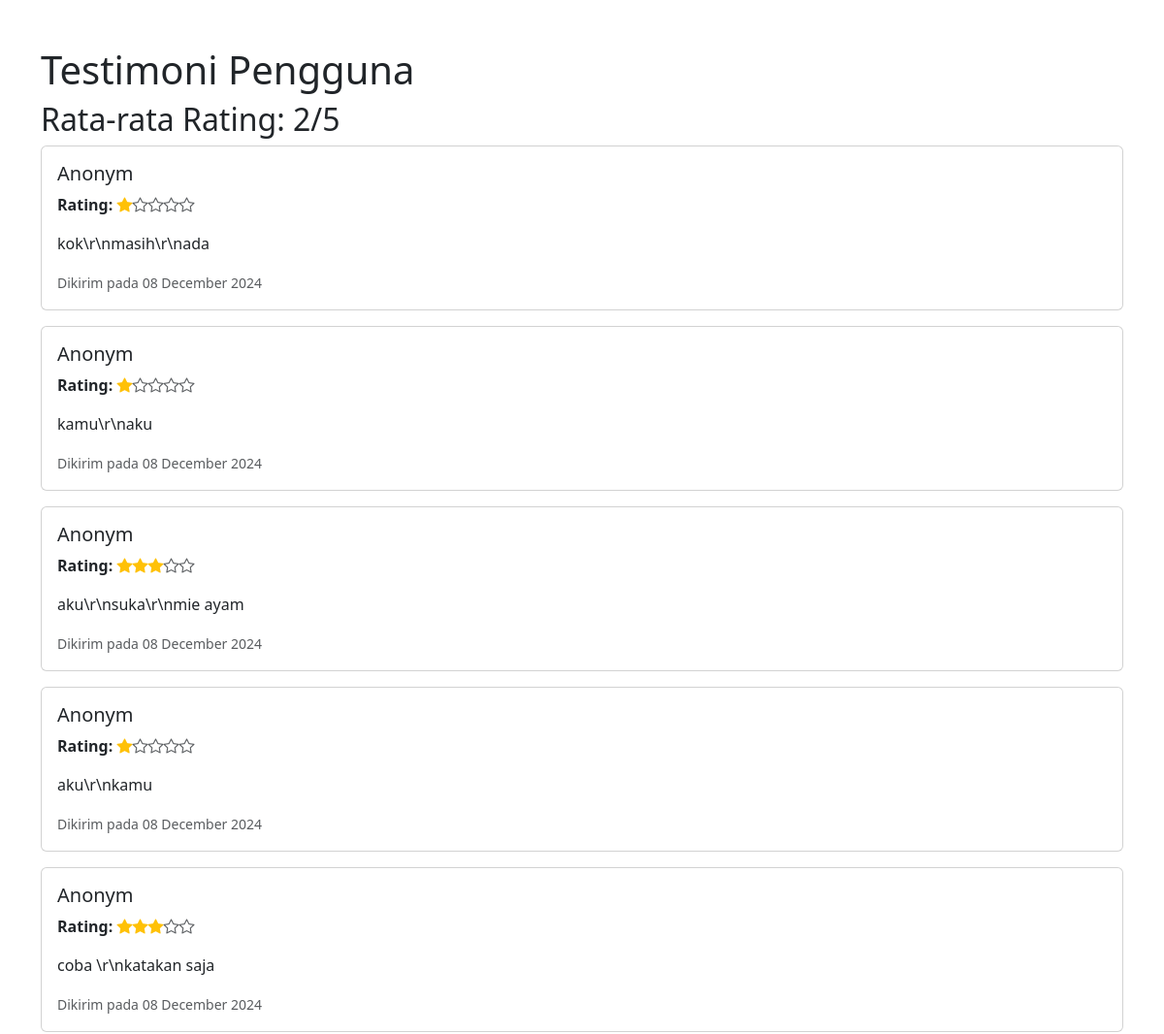
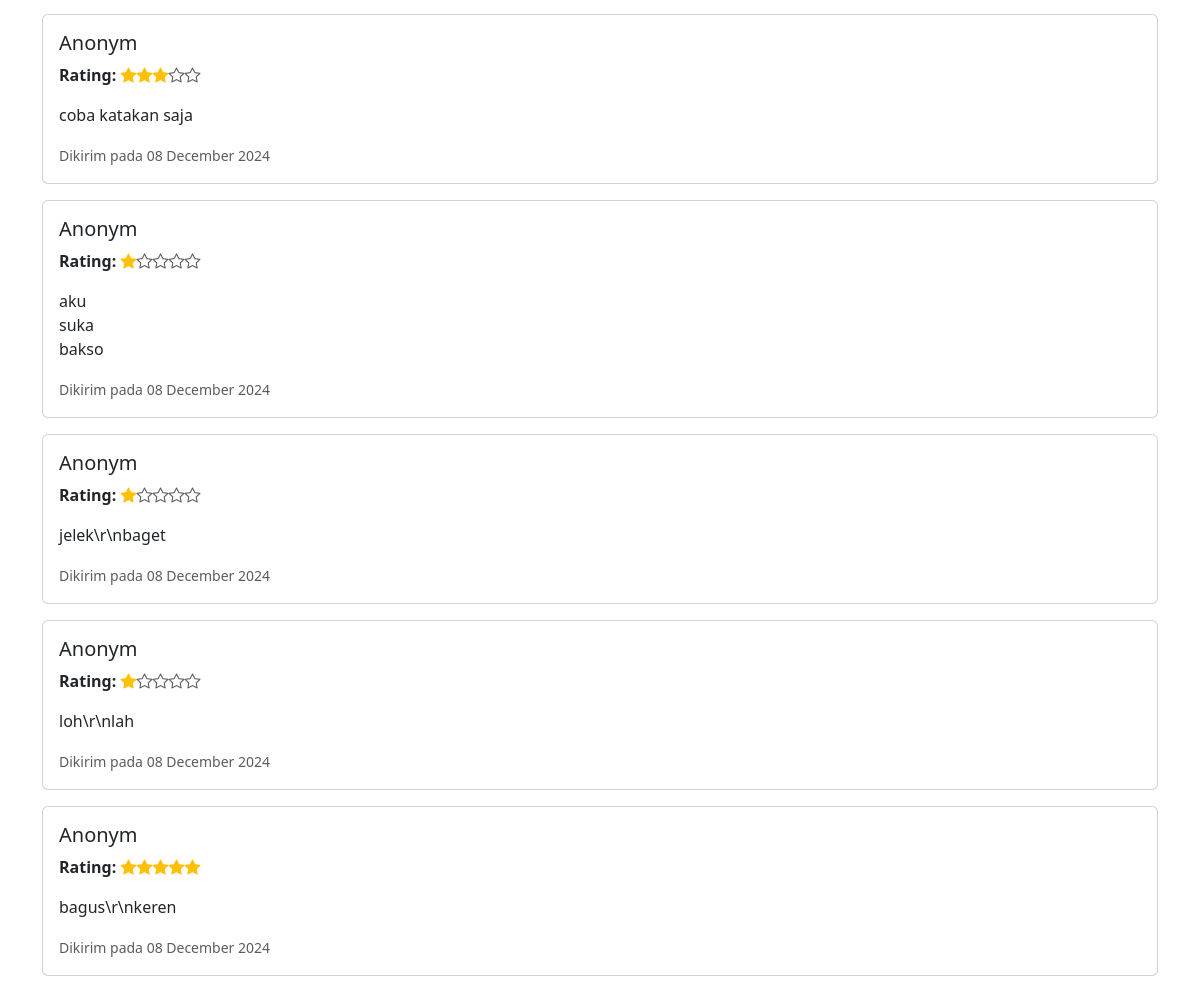
The page /page/testimoni.php on the database its author committed (2 pictures, top to bottom).
### tables this page shows
CREATE TABLE `rating_testimoni` (
  `id` int(11) NOT NULL,
  `pengguna_id` int(11) NOT NULL,
  `nama_pengguna` varchar(255) NOT NULL,
  `rating` int(11) NOT NULL,
  `testimoni` longtext DEFAULT NULL,
  `tanggal` timestamp NOT NULL DEFAULT current_timestamp()
);

### page/testimoni.php (the view, shortened to what this page needs)
<?php
include('../includes/koneksidb.php');
$sql = "SELECT * FROM rating_testimoni ORDER BY tanggal DESC";
$result = mysqli_query($conn, $sql);
$avg_sql = "SELECT AVG(rating) AS rata_rata FROM rating_testimoni";
$avg_result = mysqli_query($conn, $avg_sql);
$avg_row = mysqli_fetch_assoc($avg_result);
$rata_rata_rating = $avg_row['rata_rata'] ? round($avg_row['rata_rata'], 2) : 0;
function tampilkan_rating($rating) {
    $full_stars = floor($rating);
    $half_star = ($rating - $full_stars) >= 0.5 ? true : false;
    $empty_stars = 5 - $full_stars - ($half_star ? 1 : 0);
    $stars = '';
    for ($i = 0; $i < $full_stars; $i++) {
        $stars .= '<span class="bi bi-star-fill text-warning"></span>';
    }
    for ($i = 0; $i < $empty_stars; $i++) {
        $stars .= '<span class="bi bi-star text-muted"></span>';
    }
    return $stars;
}
?>
<!DOCTYPE html>
<html lang="id">
<head>
    <link href="https://cdn.jsdelivr.net/npm/bootstrap@5.3.0/dist/css/bootstrap.min.css" rel="stylesheet">
    <link href="https://cdn.jsdelivr.net/npm/bootstrap-icons/font/bootstrap-icons.css" rel="stylesheet">
</head>
<body>
    <div class="container mt-5">
        <h1>Testimoni Pengguna</h1>
        <h2>Rata-rata Rating: <?= $rata_rata_rating ?>/5</h2>
        <?php
        if (mysqli_num_rows($result) > 0) {
            while ($row = mysqli_fetch_assoc($result)) {
                echo '<div class="card mb-3">';
                echo '<div class="card-body">';
                echo '<h5 class="card-title">' . htmlspecialchars($row['nama_pengguna']) . '</h5>';
                echo '<p class="card-text"><strong>Rating:</strong> ' . tampilkan_rating($row['rating']) . '</p>';
                echo '<p class="card-text">' . nl2br(htmlspecialchars($row['testimoni'])) . '</p>';
                echo '<p class="card-text"><small class="text-muted">Dikirim pada ' . date('d F Y', strtotime($row['tanggal'])) . '</small></p>';
                echo '</div>';
                echo '</div>';
            }
        } else {
            echo '<p>Belum ada testimoni.</p>';
        }
        ?>
    </div>
</body>
</html>

### rows shown on the page
rating_testimoni: nama_pengguna "Anonym", rating 1 (drawn), testimoni "kok\\r\\nmasih\\r\\nada", tanggal "08 December 2024"
rating_testimoni: nama_pengguna "Anonym", rating 1 (drawn), testimoni "kamu\\r\\naku", tanggal "08 December 2024"
rating_testimoni: nama_pengguna "Anonym", rating 3 (drawn), testimoni "aku\\r\\nsuka\\r\\nmie ayam", tanggal "08 December 2024"
rating_testimoni: nama_pengguna "Anonym", rating 1 (drawn), testimoni "aku\\r\\nkamu", tanggal "08 December 2024"
rating_testimoni: nama_pengguna "Anonym", rating 3 (drawn), testimoni "coba \\r\\nkatakan saja", tanggal "08 December 2024"
rating_testimoni: nama_pengguna "Anonym", rating 3 (drawn), testimoni "coba katakan saja", tanggal "08 December 2024"
rating_testimoni: nama_pengguna "Anonym", rating 1 (drawn), testimoni "aku suka bakso", tanggal "08 December 2024"
rating_testimoni: nama_pengguna "Anonym", rating 1 (drawn), testimoni "jelek\\r\\nbaget", tanggal "08 December 2024"
rating_testimoni: nama_pengguna "Anonym", rating 1 (drawn), testimoni "loh\\r\\nlah", tanggal "08 December 2024"
rating_testimoni: nama_pengguna "Anonym", rating 5 (drawn), testimoni "bagus\\r\\nkeren", tanggal "08 December 2024"

### other values the page prints
$rata_rata_rating "2"
